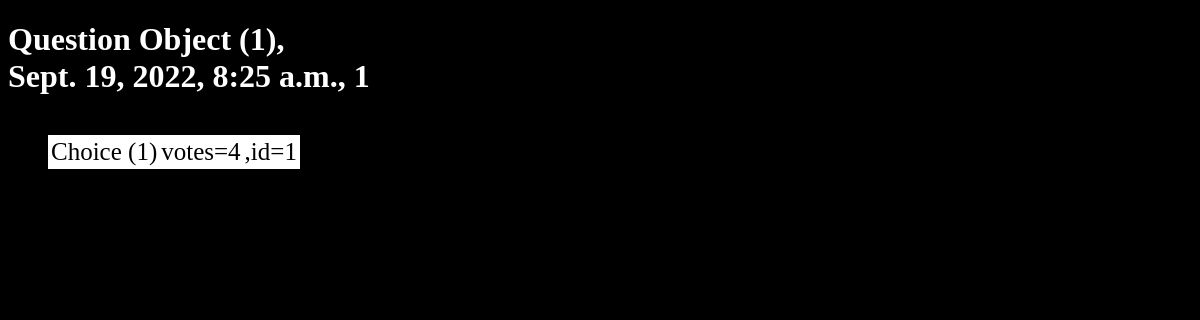
Page /polls/1/ on the earlier database version.
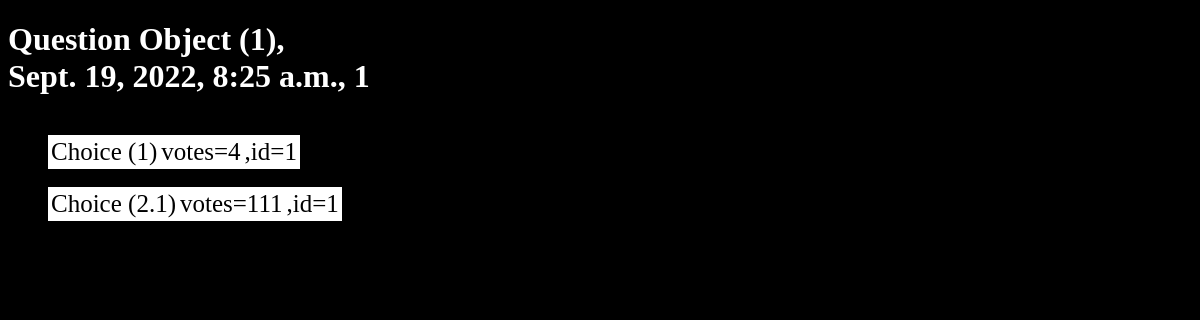
Same page on the later database version.
### polls/models.py (models this page shows, shortened)
class Question(models.Model):
    question_text = models.CharField(max_length=200)
    pub_date = models.DateTimeField('date published')

class Choice(models.Model):
    question = models.ForeignKey(Question, on_delete=models.CASCADE)
    choice_text = models.CharField(max_length=200)
    votes = models.IntegerField(default=0)

### polls/views.py (the view)
# urls.py: path('<int:question_id>/', views.question_detail, name='question_detail'),
def question_detail(request, question_id):
   question = get_object_or_404(Question, pk=question_id)
   return render(request, 'polls/question_detail.html', {'question': question})
   question = get_object_or_404(Question,pk=Question_id)

### polls/templates/polls/question_detail.html (shortened to what this page needs)
<!DOCTYPE html>
<html lang="en">
<head>{% load static %}
    <link rel="stylesheet" href="{% static 'styles.css' %}">
</head>
<body>
<h1>{{ question.question_text }}, <br>{{ question.pub_date }}, {{question.id}}</h1>
<ul>
{% for choice in question.choice_set.all %}
    <table class="tabela"><tr><td>{{ choice.choice_text }}</td><td>votes={{ choice.votes }}</td><td>,id={{ choice.question.id}}</td></tr>< /table>
{% endfor %}
</ul>
</body>
</html>

### polls/static/styles.css (style rules this page uses)
body { background-color: black; }
h1 { color: white; background-color: black; }
.tabela { background-color: white; font-size: 25px; }

Differences in the rows shown:
added Choice: choice_text "Choice (2.1)", votes "111", question.id "1"
